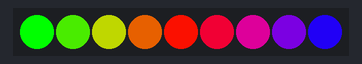
A sketch run on a simulated Arduino Uno, built with avr-gcc and run on an emulated ATmega328P. On the bench: 9 RGB LEDs in strip order, left to right.

Above: at 0.15 s.
At 4.83 s:
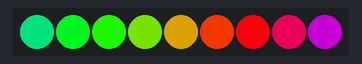
At 9.81 s:
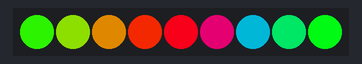
At 19.78 s:
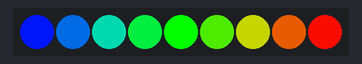
At 29.76 s:
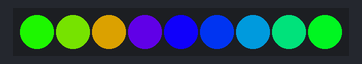
At 39.73 s:
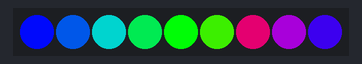

The sketch:

test_led3.ino
```cpp
#include <Adafruit_NeoPixel.h>

// กำหนดพินที่ใช้ (A2) และจำนวนหลอด LED
#define LED_PIN A2
#define NUM_LEDS 9  // จำนวนหลอด LED

// สร้างอ็อบเจ็กต์สำหรับควบคุม NeoPixel
Adafruit_NeoPixel strip = Adafruit_NeoPixel(NUM_LEDS, LED_PIN, NEO_GRB + NEO_KHZ800);

void setup() {
  strip.begin(); // เริ่มต้น NeoPixel
  strip.show();  // ทำให้ทุก LED ดับตอนเริ่มต้น
}

void loop() {
  gradientShift(20); // ไล่สีทีละหลอดแบบนุ่มนวล
}

// ฟังก์ชันไล่สีทีละหลอดแบบนุ่มนวล
void gradientShift(uint8_t wait) {
  static int startPosition = 0; // ตำแหน่งเริ่มต้นของสี

  for (int j = 0; j < 256; j++) { // วนลูปเฉดสี
    for (int i = 0; i < strip.numPixels(); i++) {
      // คำนวณเฉดสีตามตำแหน่งของหลอด LED
      strip.setPixelColor((i + startPosition) % NUM_LEDS, Wheel((j + i * 20) & 255));
    }
    strip.show();  // แสดงผลสีที่ตั้งค่า
    delay(wait);   // รอเวลาตามที่กำหนด

    // หลังจากวนลูปสีแต่ละครั้ง ย้ายตำแหน่งเริ่มต้นไป 1
    startPosition = (startPosition + 1) % NUM_LEDS;
  }
}

// ฟังก์ชันสร้างเฉดสีจากวงล้อสี (Color Wheel)
uint32_t Wheel(byte WheelPos) {
  if (WheelPos < 85) {
    return strip.Color(WheelPos * 3, 255 - WheelPos * 3, 0);
  } else if (WheelPos < 170) {
    WheelPos -= 85;
    return strip.Color(255 - WheelPos * 3, 0, WheelPos * 3);
  } else {
    WheelPos -= 170;
    return strip.Color(0, WheelPos * 3, 255 - WheelPos * 3);
  }
}
```
